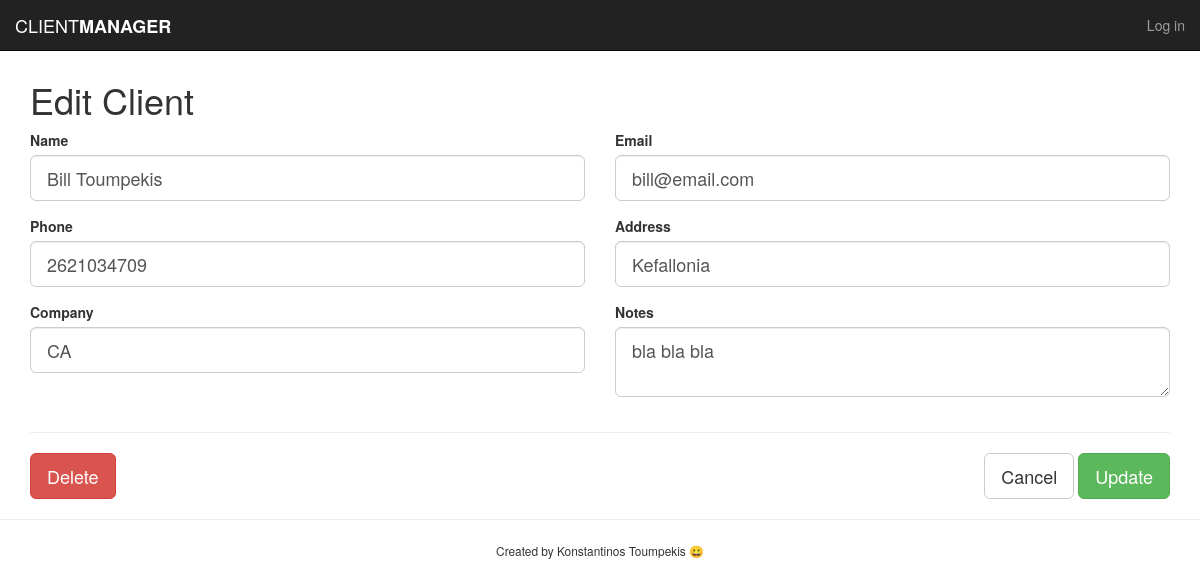
The page /edit.php?id=1 on the database its author committed.
### tables this page shows
CREATE TABLE `clients` (
  `id` int(11) UNSIGNED NOT NULL,
  `name` varchar(100) NOT NULL,
  `email` varchar(100) NOT NULL,
  `phone` varchar(40) DEFAULT NULL,
  `address` varchar(255) DEFAULT NULL,
  `company` varchar(100) DEFAULT NULL,
  `notes` text,
  `date_added` timestamp NOT NULL DEFAULT CURRENT_TIMESTAMP
);

### edit.php (the view, shortened to what this page needs)
<?php
$clientID = $_GET['id'];
include('includes/connection.php');
$query = "SELECT * FROM clients WHERE id='$clientID'";
$result = mysqli_query($conn, $query);
if (mysqli_num_rows($result)>0){
    while($row = mysqli_fetch_assoc($result)){
        $clientName = $row['name'];
        $clientEmail = $row['email'];
        $clientPhone = $row['phone'];
        $clientAddress = $row['address'];
        $clientCompany = $row['company'];
        $clientNotes = $row['notes'];
    }
}else{
    $alertMessage = "<div class='alert alert-warning'>Nothing to see here!
        <a href='clients.php'>Head Back</a></div>";
}
include('includes/header.php');
?>
<h1>Edit Client</h1>
<form action="<?php echo htmlspecialchars($_SERVER['PHP_SELF']); ?>?id=<?php echo $clientID; ?>" method="post" class="row">
    <div class="form-group col-sm-6">
        <label for="client-name">Name</label>
        <input type="text" class="form-control input-lg" id="client-name" name="clientName" value="<?php echo $clientName; ?>">
    </div>
    <div class="form-group col-sm-6">
        <label for="client-email">Email</label>
        <input type="text" class="form-control input-lg" id="client-email" name="clientEmail" value="<?php echo $clientEmail; ?>">
    </div>
    <div class="form-group col-sm-6">
        <label for="client-phone">Phone</label>
        <input type="text" class="form-control input-lg" id="client-phone" name="clientPhone" value="<?php echo $clientPhone; ?>">
    </div>
    <div class="form-group col-sm-6">
        <label for="client-address">Address</label>
        <input type="text" class="form-control input-lg" id="client-address" name="clientAddress" value="<?php echo $clientAddress; ?>">
    </div>
    <div class="form-group col-sm-6">
        <label for="client-company">Company</label>
        <input type="text" class="form-control input-lg" id="client-company" name="clientCompany" value="<?php echo $clientCompany; ?>">
    </div>
    <div class="form-group col-sm-6">
        <label for="client-notes">Notes</label>
        <textarea type="text" class="form-control input-lg" id="client-notes" name="clientNotes"><?php echo $clientNotes; ?></textarea>
    </div>
    <div class="col-sm-12">
        <hr>
        <button type="submit" class="btn btn-lg btn-danger pull-left" name="delete">Delete</button>
        <div class="pull-right">
            <a href="clients.php" type="button" class="btn btn-lg btn-default">Cancel</a>
            <button type="submit" class="btn btn-lg btn-success" name="update">Update</button>
        </div>
    </div>
</form>
<?php
include('includes/footer.php');
?>

### rows shown on the page
clients: clientName "Bill Toumpekis", clientEmail "bill@email.com", clientPhone "2621034709", clientAddress "Kefallonia", clientCompany "CA", clientNotes "bla bla bla"
